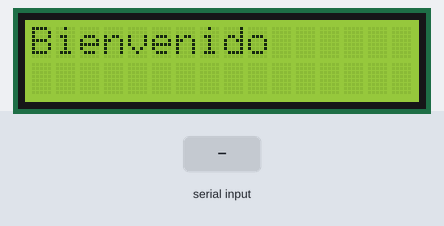
A sketch run on a simulated Arduino Uno, built with avr-gcc and run on an emulated ATmega328P. Parts: 16×2 character LCD. Inputs (shaded band) come from the test bench. What the sketch prints to the serial monitor is not drawn.

Above: at 0.1 s.
2.3 s: "90,45,200\n" received over Serial
At 2.9 s:
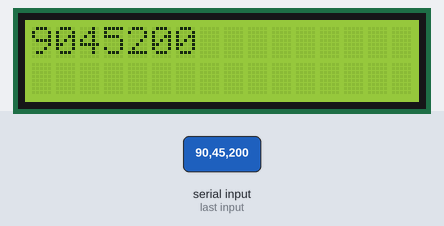
3.8 s: "30,150,10\n" received over Serial
At 5.2 s:
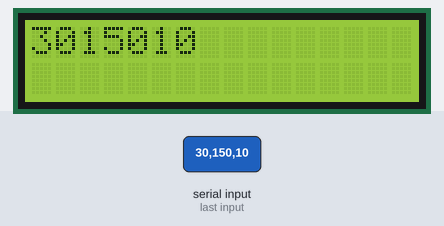
Timing chart, 0 to 6.8 s (numbered marks = the images above; inputs shaded):
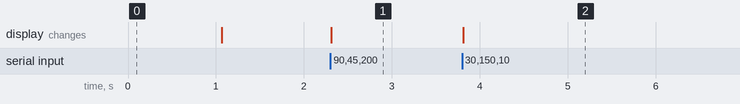

Measured:
- after the input at 2.3 s, the display: changes at once (image 1)
- after the input at 3.8 s, the display: changes at once (image 2)

The sketch:

prueba.ino
```cpp
#include <LiquidCrystal.h>
const int rs = 12, en = 11, d4 = 5, d5 = 4, d6 = 3, d7 = 2;
LiquidCrystal lcd(rs, en, d4, d5, d6, d7);

const unsigned long intervaloEnvio = 1000;  // Intervalo de tiempo entre envíos en milisegundos
unsigned long ultimoEnvio = 0;              // Tiempo del último envío
float datoflotante = 10.23;

void setup() {
  lcd.begin(16, 2);
  lcd.print("Bienvenido");
  delay(1000);
  lcd.clear();

  Serial.begin(9600); // Inicializar la comunicación serial a 9600 baudios
}

void loop() {
  lcd.setCursor(0, 0);

  // Array para enviar
  String datostring = String(datoflotante, 2);

  //String enviarArray[] = {"lleno", "13.45", "1", "0"};
  String enviarArray[] = {"lleno", datostring, "1", "0"};

  // Verificar si ha pasado el intervalo de tiempo para enviar
  if (millis() - ultimoEnvio >= intervaloEnvio) {
    ultimoEnvio = millis(); // Actualizar el tiempo del último envío
    datoflotante = datoflotante +10.1;

    // Enviar el array
    for (int i = 0; i < 4; i++) {
      Serial.print(enviarArray[i]);
      Serial.print(",");
    }
    Serial.println(); // Enviar una nueva línea después del array
  }

  // Array para recibir
  String recibirArray[4];

  // Recibir el array
  if (Serial.available()) {
    String receivedData = Serial.readStringUntil('\n');
    int index = 0;
    int commaIndex;
    while ((commaIndex = receivedData.indexOf(',')) != -1) {
      recibirArray[index] = receivedData.substring(0, commaIndex);
      receivedData = receivedData.substring(commaIndex + 1);
      index++;
    }
    recibirArray[index] = receivedData;

    // Imprimir el array recibido //solo para monitor serial
    for (int i = 0; i < 4; i++) {
      //Serial.print("Recibido: ");
      Serial.println(recibirArray[i]);
      lcd.print(recibirArray[i]);
    }
    Serial.println();

  }
}
```
